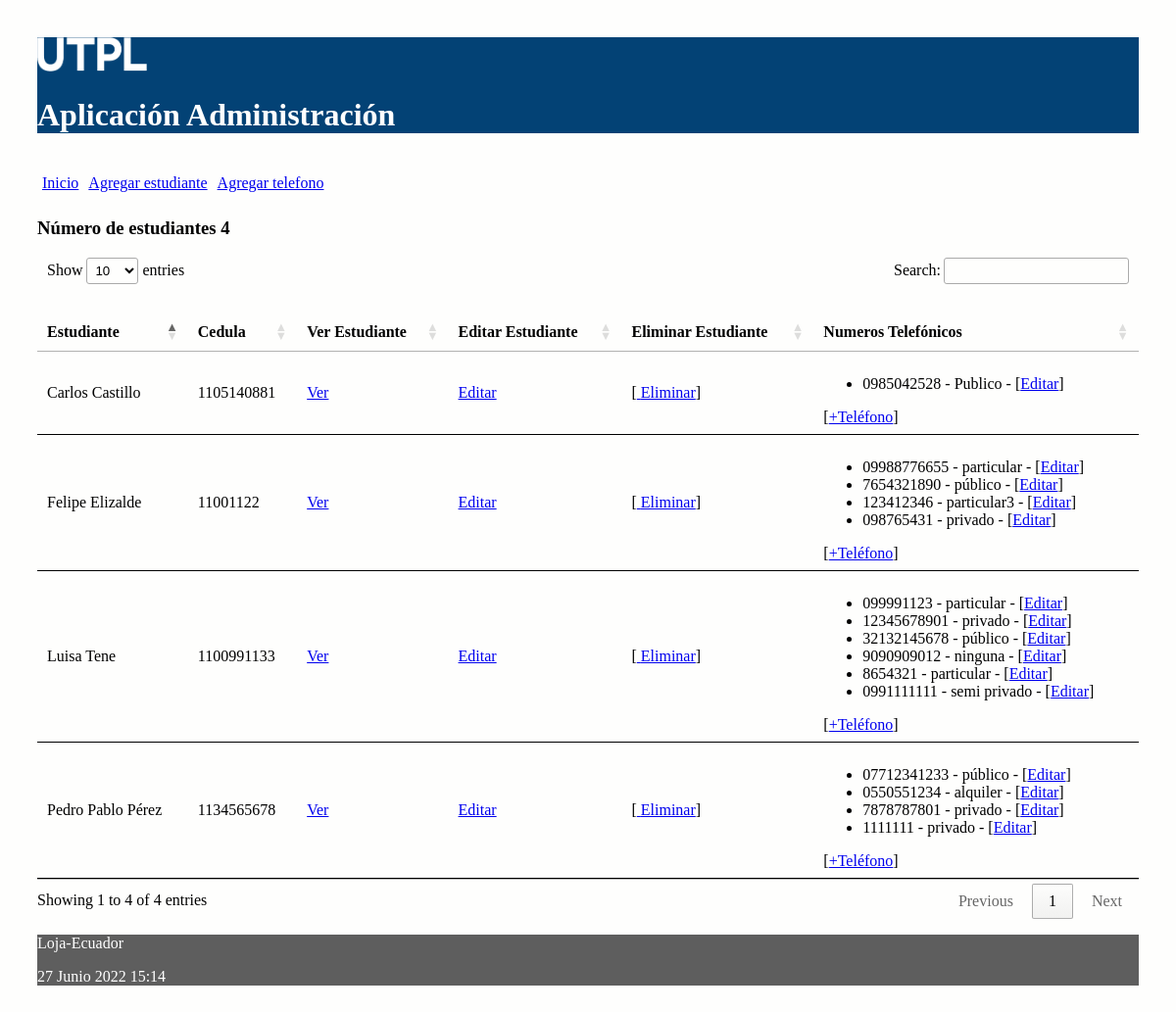
The page / on the database its author committed.
### administrativo/models.py (models this page shows, shortened)
class Estudiante(models.Model):
    nombre = models.CharField(max_length=30)
    apellido = models.CharField(max_length=30)
    cedula = models.CharField(max_length=30, unique=True)

class NumeroTelefonico(models.Model):
    telefono = models.CharField(max_length=100)
    tipo = models.CharField(max_length=100)
    estudiante = models.ForeignKey(Estudiante, on_delete=models.CASCADE,
            related_name="numeros_telefonicos")

### administrativo/views.py (the view)
# urls.py: path('', views.index, name='index'),
def index(request):
    estudiantes = Estudiante.objects.all()
    informacion_template = {'estudiantes': estudiantes, 'numero_estudiantes': len(estudiantes)}
    return render(request, 'index.html', informacion_template)

### administrativo/templates/index.html (shortened to what this page needs)
{% extends "master.html" %}
{% block content %}
<h3>Número de estudiantes {{ numero_estudiantes }}</h3>
<table id="tabla_datos">
  <thead >
    <tr>
      <th>Estudiante</th>
      <th>Cedula</th>
      <th>Ver Estudiante</th>
      <th>Editar Estudiante</th>
      <th>Eliminar Estudiante</th>
      <th>Numeros Telefónicos </th>
    </tr>
  </thead>
  {% for e in estudiantes %}
  <tr>
    <td> {{e.nombre }} {{e.apellido}}</td>
    <td> {{ e.cedula}}</td>
    <td> <a href="{% url 'obtener_estudiante' e.id %}">Ver</a> </td>
    <td> <a href="{% url 'editar_estudiante' e.id %}">Editar</a> </td>
    <td>
      [<a href="{% url 'eliminar_estudiante' e.id %}"
      onclick="return confirm('¿Está seguro de la eliminación?')" >
      Eliminar</a>]
    </td>
    <td>
      <ul>
        {% for t in e.numeros_telefonicos.all %}
          <li>
            <span>{{t.telefono}} - {{t.tipo}} - [<a href="{% url 'editar_numero_telefonico' t.id %}">Editar</a>] </span>
          </li>
        {% endfor %}
      </ul>
        [<a href="{% url 'crear_numero_telefonico_estudiante' e.id%}">+Teléfono</a>]
    </td>
  </tr>
  {% endfor %}
</table>
{% endblock %}

### administrativo/templates/master.html (shortened to what this page needs)
<!DOCTYPE html>
<html>
  <head>
    {% load static %}
    <link rel="stylesheet" type="text/css" href="{% static 'css/estilos.css' %}">
    <link rel="stylesheet" type="text/css" href="https://cdn.datatables.net/1.10.25/css/jquery.dataTables.min.css">
  </head>
  <body>
  <header>
    <img src="{% static 'images/logo.png' %}" height="10%" width="10%" alt="My image">
    <h1>Aplicación Administración </h1>
    <nav class="top_menu">
      <ul>
        <li><a href="{% url 'index' %}">Inicio</a></li>
        <li><a href="{% url 'crear_estudiante' %}">Agregar estudiante</a></li>
        <li><a href="{% url 'crear_numero_telefonico' %}">Agregar telefono</a></li>
      </ul>
    </nav>
  </header>
  <section>
      {% block content %}
      {% endblock %}
  </section>
    <footer>
      <p>Loja-Ecuador</p>
      <p>{% now "j F Y H:i" %}</p>
    </footer>
  </body>
</html>

### administrativo/static/css/estilos.css (style rules this page uses)
body { background: #FEFEFD; padding: 30px; }
header { background: #034275; color: #FFF; }
section { width: 100%; }
th, td { padding: 15px; border-bottom: 1px solid black; }
.top_menu ul { list-style:none; float:left; padding: 5px; width:95%; }
.top_menu ul li { float:left; margin-right:10px; margin-bottom:5px; text: #FFF; }
footer { background: #5E5E5E; color: #FFF; }
#tabla_datos { padding-top: 30px; }

### rows shown on the page
Estudiante: nombre "Luisa", apellido "Tene", cedula "1100991133"
NumeroTelefonico: telefono "099991123", tipo "particular"
NumeroTelefonico: telefono "12345678901", tipo "privado"
NumeroTelefonico: telefono "32132145678", tipo "público"
NumeroTelefonico: telefono "9090909012", tipo "ninguna"
NumeroTelefonico: telefono "8654321", tipo "particular"
NumeroTelefonico: telefono "0991111111", tipo "semi privado"
Estudiante: nombre "Pedro Pablo", apellido "Pérez", cedula "1134565678"
NumeroTelefonico: telefono "07712341233", tipo "público"
NumeroTelefonico: telefono "0550551234", tipo "alquiler"
NumeroTelefonico: telefono "7878787801", tipo "privado"
NumeroTelefonico: telefono "1111111", tipo "privado"
Estudiante: nombre "Felipe", apellido "Elizalde", cedula "11001122"
NumeroTelefonico: telefono "09988776655", tipo "particular"
NumeroTelefonico: telefono "7654321890", tipo "público"
NumeroTelefonico: telefono "123412346", tipo "particular3"
NumeroTelefonico: telefono "098765431", tipo "privado"
Estudiante: nombre "Carlos", apellido "Castillo", cedula "1105140881"
NumeroTelefonico: telefono "0985042528", tipo "Publico"

### other values the page prints
{{ numero_estudiantes }} "4"
